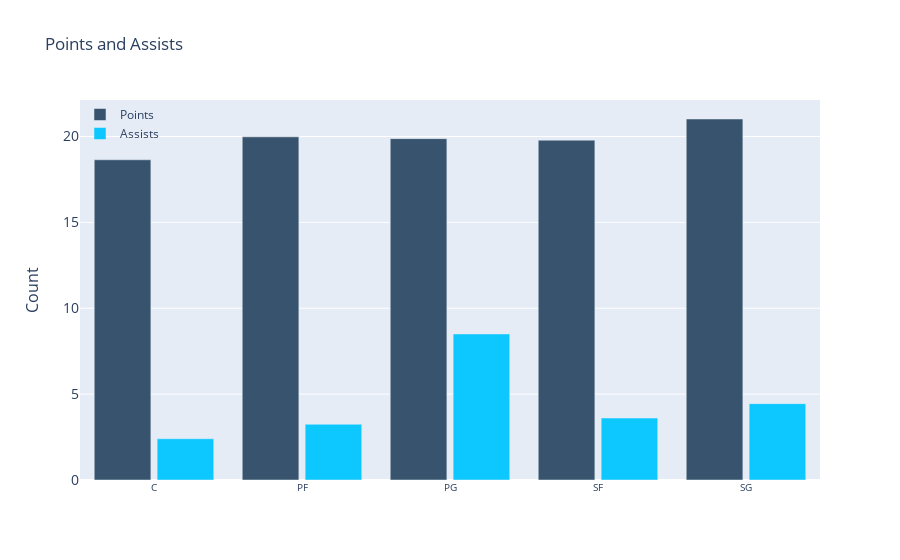

The notebook cell saved with this chart:
### Code cell
#testing color 
label = dfclust4['Pos2']
points = dfclust4['PTS']
assists = dfclust4['AST']
fig = go.Figure()
fig.add_trace(go.Bar(x=label,
                y= points,
                name='Points',
                marker_color='rgb(55, 83, 109)'
                ))
fig.add_trace(go.Bar(x=label,
                y=assists,
                name='Assists',
                marker_color='rgb(12, 200, 400)'
                ))

fig.update_layout(
    title='Points and Assists',
    xaxis_tickfont_size= 10,
    yaxis=dict(
        title='Count',
        titlefont_size=16,
        tickfont_size=14,
    ),
    legend=dict(
        x=0,
        y=1.0,
        bgcolor='rgba(255, 255, 255, 0)',
        bordercolor='rgba(255, 255, 255, 0)'
    ),
    barmode='group',
    bargap=0.15, # gap between bars of adjacent location coordinates.
    bargroupgap=0.1 # gap between bars of the same location coordinate.
)
fig.show()

### Figure 1 — Plotly figure (JSON) as saved in the notebook; plotly's stock layout.template omitted (floating-point values rounded to 4 significant figures)
{"data": [{"marker": {"color": "rgb(55, 83, 109)"}, "name": "Points", "type": "bar", "x": ["C", "PF", "PG", "SF", "SG"], "y": [18.64, 19.98, 19.88, 19.79, 21.02]}, {"marker": {"color": "rgb(12, 200, 400)"}, "name": "Assists", "type": "bar", "x": ["C", "PF", "PG", "SF", "SG"], "y": [2.404, 3.246, 8.502, 3.608, 4.447]}], "layout": {"bargap": 0.15, "bargroupgap": 0.1, "barmode": "group", "legend": {"bgcolor": "rgba(255, 255, 255, 0)", "bordercolor": "rgba(255, 255, 255, 0)", "x": 0, "y": 1}, "title": {"text": "Points and Assists"}, "xaxis": {"tickfont": {"size": 10}}, "yaxis": {"tickfont": {"size": 14}, "title": {"font": {"size": 16}, "text": "Count"}}}}
